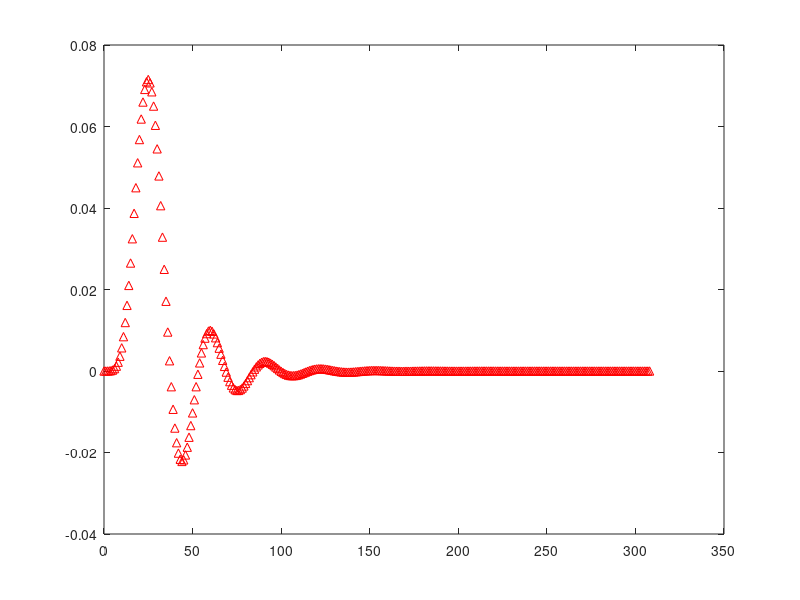
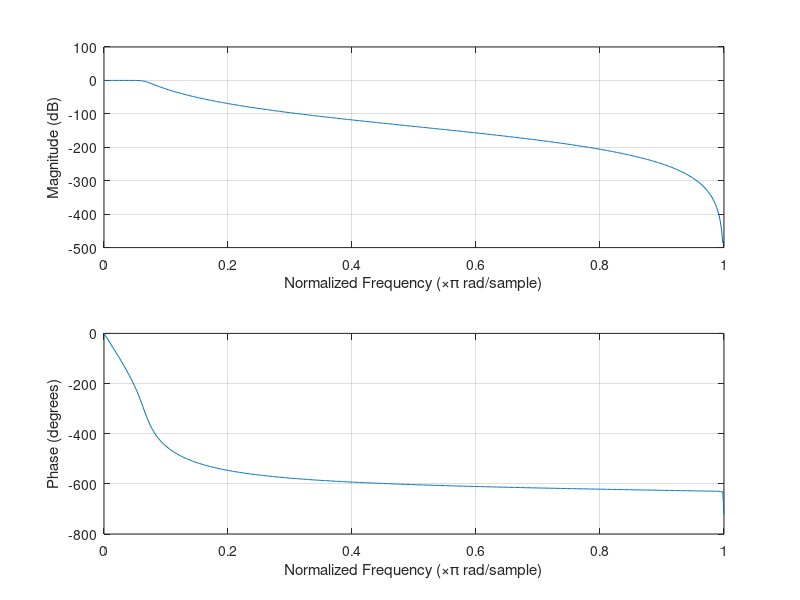

These figures' MATLAB source, in order:
clc

fpass=300;
rp=1;
fstop=1000;
rs=60;

nf=5000;
fs=nf*2;
ts=1/fs;

nfpass=fpass/nf;
nfstop=fstop/nf;

[N,ncf]=buttord(nfpass,nfstop,rp,rs);
[b,a]=butter(N,ncf);

impz(b,a);
figure
freqz(b,a);

